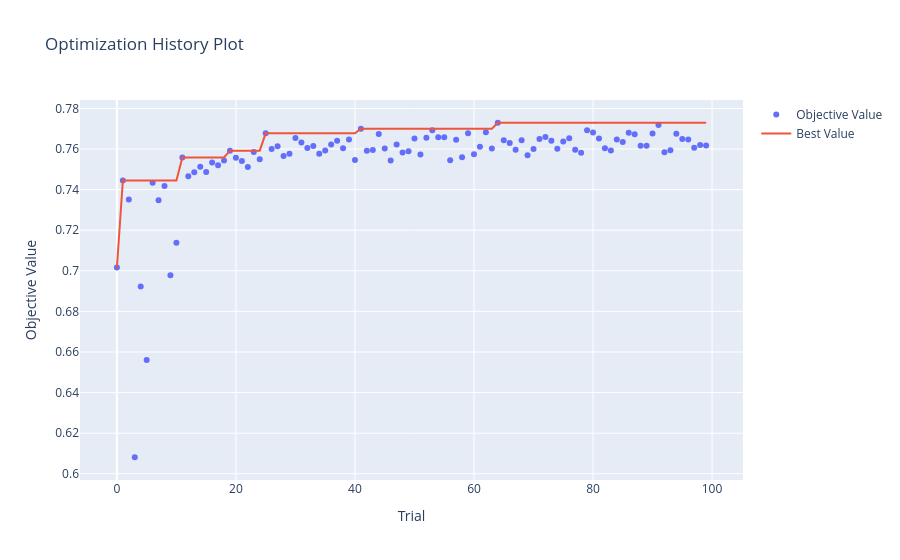

The cell this chart's notebook holds for it:
### Markdown cell above
## 4. Visualizations of the optimization process

The plots are interactive (plotly): hover over a point to see the trial's hyperparameters. They are displayed in Jupyter and
VS Code; static viewers such as GitHub do not show plotly output.

**Optimization history** — CV macro-F1 of every trial and the best value so far.

### Code cell
optuna.visualization.plot_optimization_history(study)
